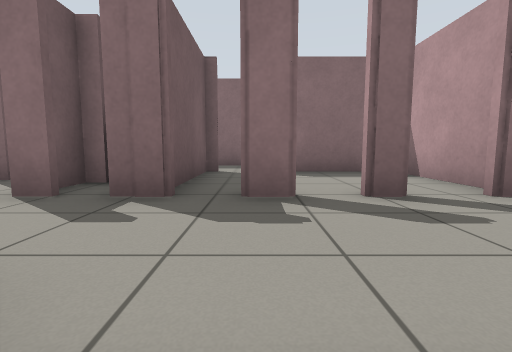
view 1 (above)

15 first-person views from a walk through a world built for the Gazebo simulator. The camera is 0.5 m above the floor, tilts 6° down and sees 85° across. The floor is counted in squares, 1 m on a side. Each view is taken from the middle of a square. On the plan, view 1 faces up. The plan holds only what a view shows up to about 9 squares ahead; the rest is blank.

view 2
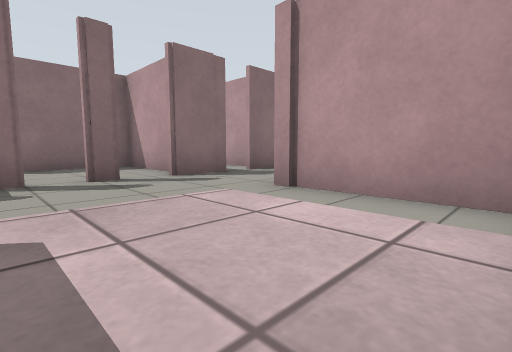

view 3
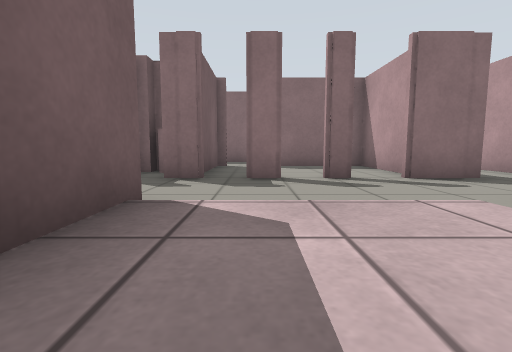

view 4
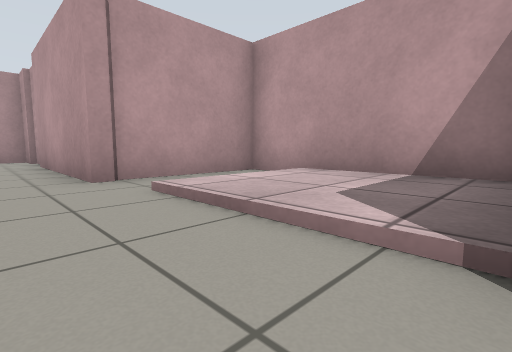

view 5
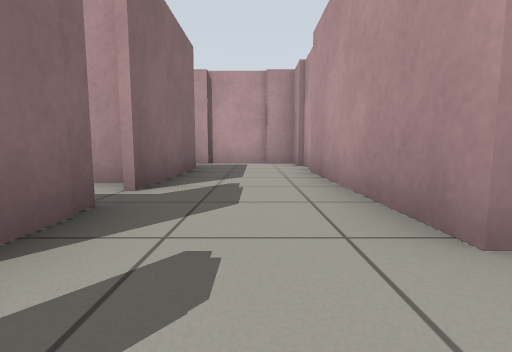

view 6
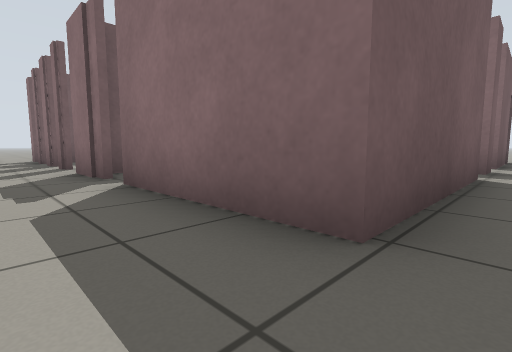

view 7
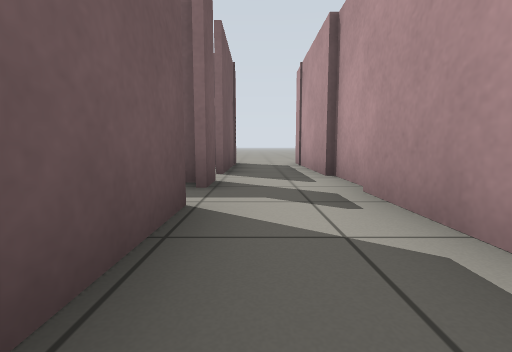

view 8
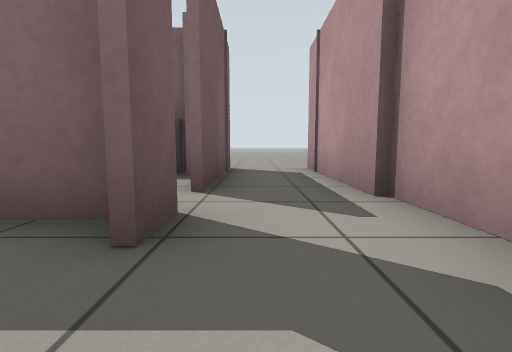

view 9
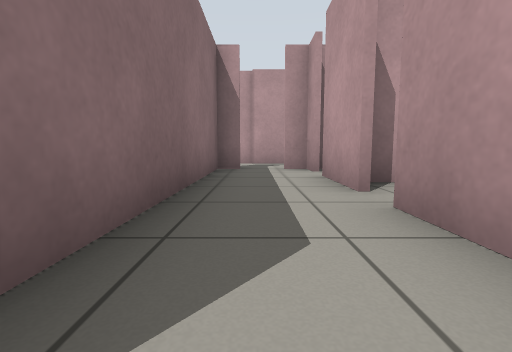

view 10
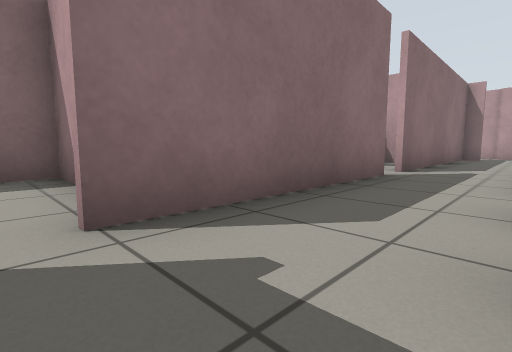

view 11
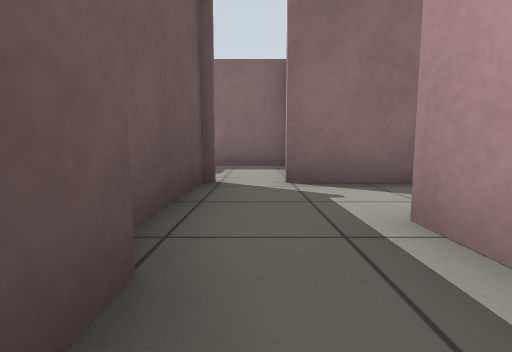

view 12
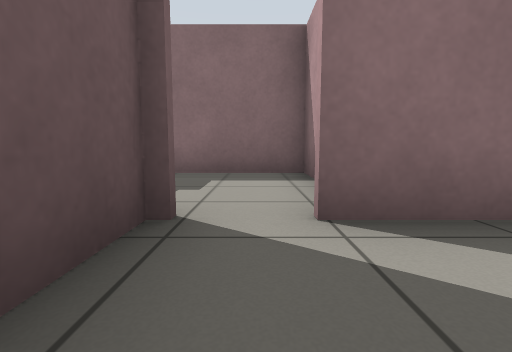

view 13
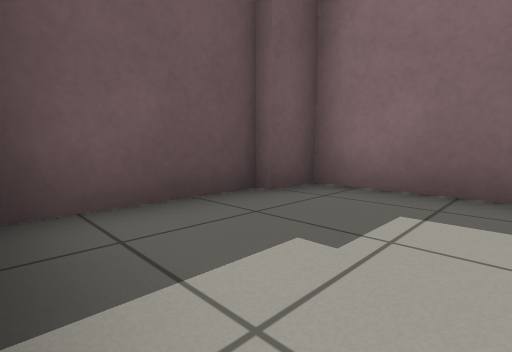

view 14
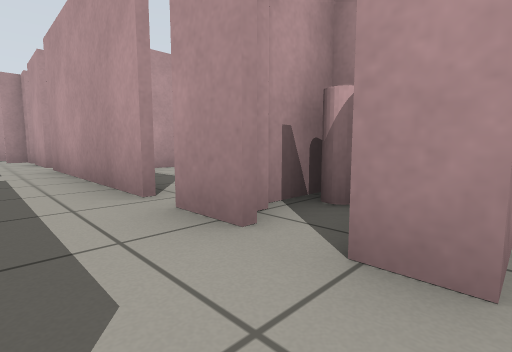

view 15
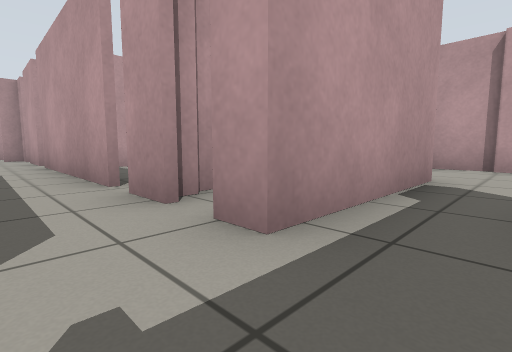

### Floor plan
Ten units are one square. View 1 is at (0, 0); x grows to the right and y downward. Boxes are objects, and circles mark ways between rooms. Rooms are numbered by the first view taken in them; rooms with no view inside come last. Other rooms are left out.
<svg viewBox="-69 -140 176 168">
<path fill="none" stroke="#000" d="M6 -33 -3 -33M-12 -10 -12 8M34 -40 34 -67 8 -67M43 -34 28 -34M-9 23 34 23 34 -9M-12 -68 -12 -32M-25 -46 -28 -46M-24 -33 -30 -33 -30 -69M-35 -7 -22 -7M-9 -33 -18 -33M-45 -61 -45 -54M84 -9 102 -9 102 -39M102 -62 102 -74M84 -74 84 -34 51 -34M34 -9 76 -9M50 -69 69 -69M75 -69 84 -69M83 -82 83 -89 19 -89M84 -91 84 -82M102 -74 102 -135M11 -89 -16 -89M84 -135 84 -100M-4 -69 44 -69M-18 -69 -9 -69M-30 -69 -24 -69M-16 -89 -36 -89M-47 -89 -47 -66M-14 -51 -14 -66M-64 -114 -64 -90M-30 -112 -30 -123 -61 -123 -61 -112"/>
<circle cx="0" cy="-20" r="3" fill="#2a7"/>
<circle cx="30" cy="-20" r="3" fill="#2a7"/>
<circle cx="0" cy="-70" r="3" fill="#2a7"/>
<circle cx="-40" cy="-60" r="3" fill="#2a7"/>
<circle cx="90" cy="-70" r="3" fill="#2a7"/>
<circle cx="-20" cy="-80" r="3" fill="#2a7"/>
<circle cx="-40" cy="-90" r="3" fill="#2a7"/>
<text x="10" y="-20">1</text>
<text x="-60" y="-50">2</text>
<text x="90" y="-30">3</text>
<text x="60" y="-80">4</text>
<text x="-30" y="-80">5</text>
<text x="-50" y="-110">6</text>
</svg>
Room 1 opens to room 2. Room 1 opens to room 3. Room 1 opens to room 4. Room 2 opens to room 5. Room 3 opens to room 4. Room 4 opens to room 5. Room 5 opens to room 6.

Where each view was taken, in squares from view 1:
view 1: 0 up, 0 right, facing up
view 2: 2 down, 0 right, facing up-right
view 3: 2 down, 0 right, facing up
view 4: 2 up, 1 left, facing down-right
view 5: 2 up, 2 right, facing right
view 6: 2 up, 9 right, facing up-left
view 7: 5 up, 9 right, facing up
view 8: 7 up, 9 right, facing up
view 9: 8 up, 2 right, facing right
view 10: 7 up, 4 left, facing up-right
view 11: 5 up, 4 left, facing up
view 12: 7 up, 4 left, facing up
view 13: 9 up, 4 left, facing up-left
view 14: 8 up, 3 left, facing down-right
view 15: 8 up, 4 left, facing down-right
